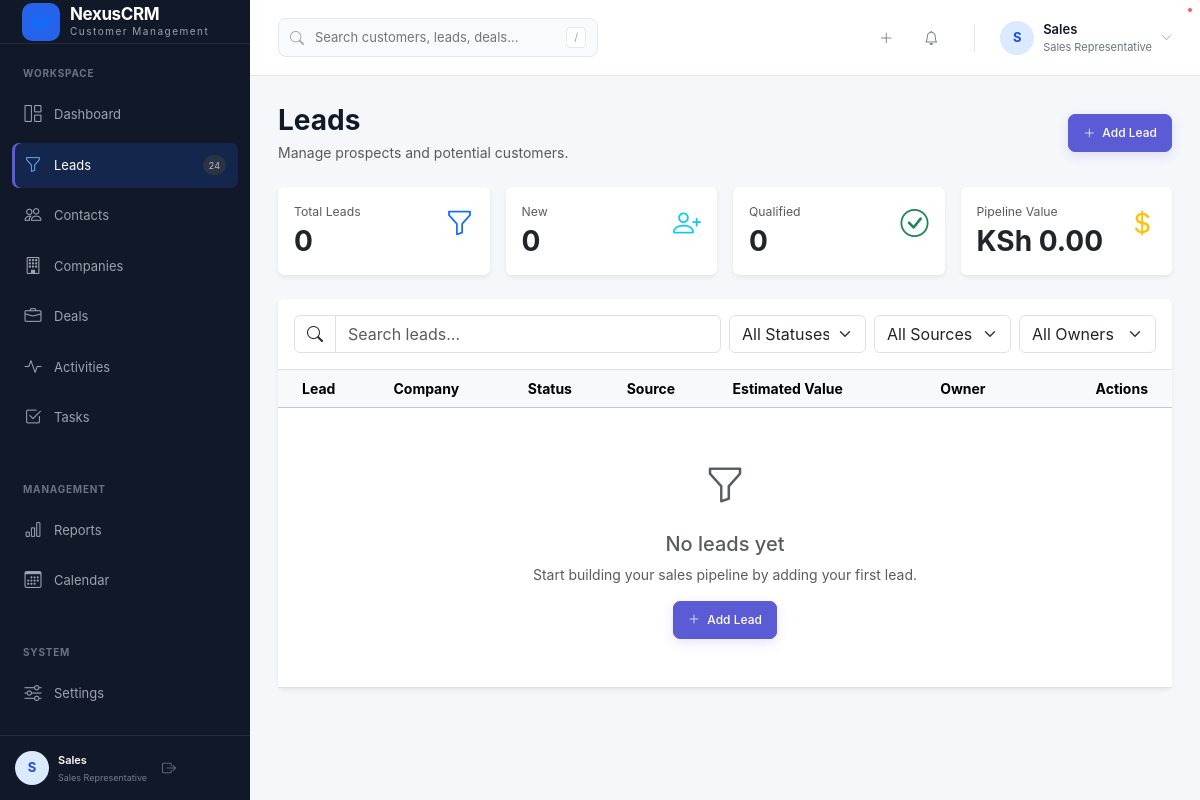
The app's page /leads/ (signed in), older data.
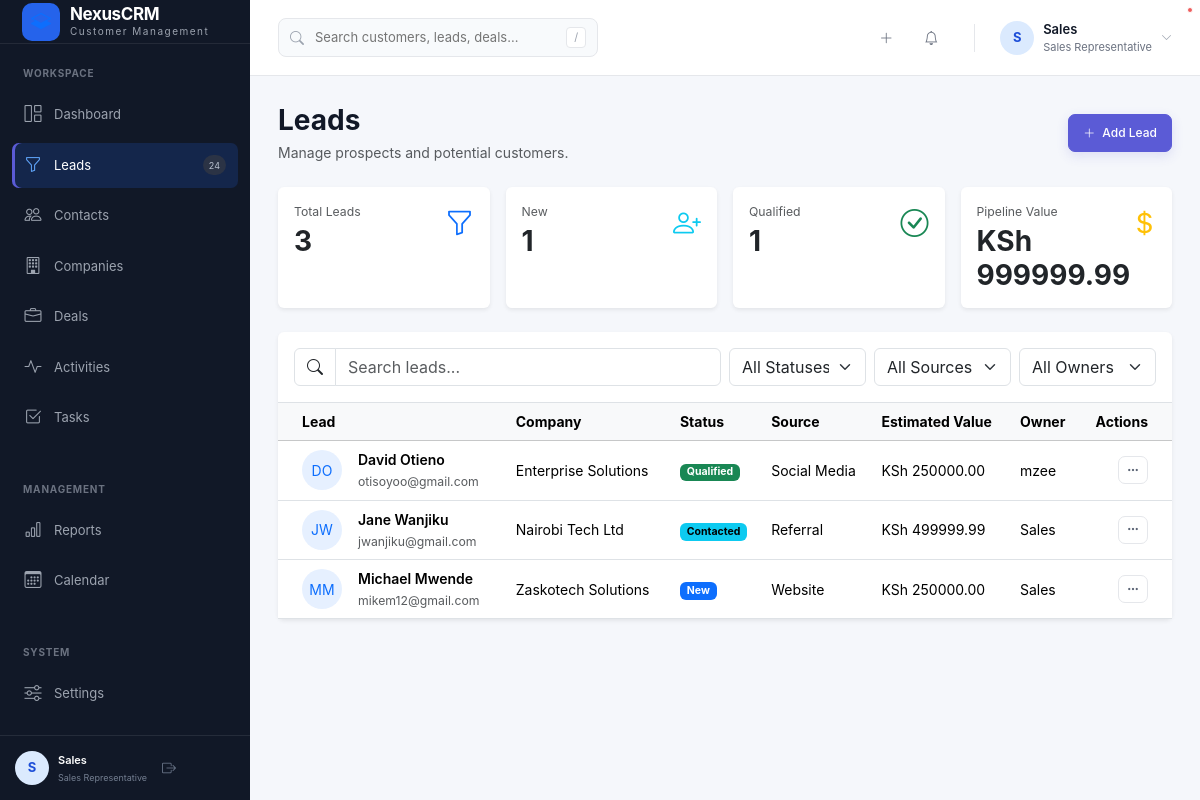
The same page, newer data.
### crmApp/models.py (models this page shows, shortened)
class Lead(models.Model):
    STATUS_NEW = "new"
    STATUS_CONTACTED = "contacted"
    STATUS_QUALIFIED = "qualified"
    STATUS_UNQUALIFIED = "unqualified"
    STATUS_CONVERTED = "converted"
    STATUS_CHOICES = [
        (STATUS_NEW, "New"),
        (STATUS_CONTACTED, "Contacted"),
        (STATUS_QUALIFIED, "Qualified"),
        (STATUS_UNQUALIFIED, "Unqualified"),
        (STATUS_CONVERTED, "Converted"),
    ]
    SOURCE_WEBSITE = "website"
    SOURCE_REFERRAL = "referral"
    SOURCE_SOCIAL = "social"
    SOURCE_EMAIL = "email"
    SOURCE_CALL = "call"
    SOURCE_ADVERTISEMENT = "advertisement"
    SOURCE_OTHER = "other"
    SOURCE_CHOICES = [
        (SOURCE_WEBSITE, "Website"),
        (SOURCE_REFERRAL, "Referral"),
        (SOURCE_SOCIAL, "Social Media"),
        (SOURCE_EMAIL, "Email"),
        (SOURCE_CALL, "Phone Call"),
        (SOURCE_ADVERTISEMENT, "Advertisement"),
        (SOURCE_OTHER, "Other"),
    ]
    first_name = models.CharField(
        max_length=100
    )
    last_name = models.CharField(
        max_length=100,
        blank=True
    )
    company_name = models.CharField(
        max_length=200,
        blank=True
    )
    email = models.EmailField(
        blank=True
    )
    phone = models.CharField(
        max_length=30,
        blank=True
    )
    job_title = models.CharField(
        max_length=150,
        blank=True
    )
    source = models.CharField(
        max_length=30,
        choices=SOURCE_CHOICES,
        default=SOURCE_OTHER
    )
    status = models.CharField(
        max_length=30,
        choices=STATUS_CHOICES,
        default=STATUS_NEW
    )
    estimated_value = models.DecimalField(
        max_digits=15,
        decimal_places=2,
        default=Decimal("0.00")
    )
    owner = models.ForeignKey(
        User,
        on_delete=models.SET_NULL,
        null=True,
        blank=True,
        related_name="owned_leads"
    )
    description = models.TextField(
        blank=True
    )
    tags = models.ManyToManyField(
        "Tag",
        blank=True,
        related_name="leads"
    )
    converted_company = models.ForeignKey(
        Company,
        on_delete=models.SET_NULL,
        null=True,
        blank=True,
        related_name="converted_leads"
    )
    converted_contact = models.ForeignKey(
        Contact,
        on_delete=models.SET_NULL,
        null=True,
        blank=True,
        related_name="converted_leads"
    )
    created_at = models.DateTimeField(
        auto_now_add=True
    )
    updated_at = models.DateTimeField(
        auto_now=True
    )
    class Meta:
        ordering = ["-created_at"]
        indexes = [
            models.Index(fields=["status"]),
            models.Index(fields=["source"]),
            models.Index(fields=["email"]),
            models.Index(fields=["owner"]),
        ]

### crmApp/views.py (the view)
# urls.py: path("leads/", views.lead_list, name="leads"),
@login_required
def lead_list(request):
    leads = Lead.objects.select_related(
        "owner"
    ).order_by("-created_at")
    new_count = Lead.objects.filter(
        status=Lead.STATUS_NEW
    ).count()
    qualified_count = Lead.objects.filter(
        status=Lead.STATUS_QUALIFIED
    ).count()
    pipeline_value = Lead.objects.aggregate(
        total=Sum("estimated_value")
    )["total"] or 0
    context = {
        "leads": leads,
        "new_count": new_count,
        "qualified_count": qualified_count,
        "pipeline_value": pipeline_value,
    }
    return render(
        request,
        "crmApp/leads/list.html",
        context
    )

### crmApp/context_processors.py (called while the page is built, shortened)
def crm_permissions(request):
    user = request.user
    role = get_user_role(user)
    return {
        "crm_role": role,
        "can_create_records": can_create(user),
        "can_edit_all_records": role in {
            ROLE_ADMIN,
            ROLE_MANAGER,
            ROLE_SUPPORT,
        },
        "can_delete_records": role in {
            ROLE_ADMIN,
            ROLE_MANAGER,
        },
    }

### crmApp/models.py (called while the page is built)
    @property
    def role_display(self):
        return self.get_role_display()

### crmApp/permissions.py (called while the page is built)
def get_user_role(user):
    if not user or not user.is_authenticated:
        return None
    if user.is_superuser:
        return ROLE_ADMIN
    profile = getattr(user, "profile", None)
    if not profile:
        return ROLE_VIEWER
    return profile.role

def can_create(user):
    role = get_user_role(user)
    return role in {
        ROLE_ADMIN,
        ROLE_MANAGER,
        ROLE_SALES,
        ROLE_SUPPORT,
    }

### templates/crmApp/leads/list.html (shortened to what the changed rows need)
{% extends "crmApp/base.html" %}
{% block content %}
<div class="container-fluid px-0">
    <div class="d-flex justify-content-between align-items-center mb-4">
        <div>
            <h1 class="h3 fw-bold mb-1">
                Leads
            </h1>
        </div>
    </div>
    <div class="row g-3 mb-4">
        <div class="col-md-6 col-xl-3">
            <div class="card border-0 shadow-sm h-100">
                <div class="card-body">
                    <div class="d-flex justify-content-between">
                        <div>
                            <p class="text-muted small mb-1">
                                Total Leads
                            </p>
                            <h3 class="fw-bold mb-0">
                                {{ leads|length }}
                            </h3>
                        </div>
                    </div>
                </div>
            </div>
        </div>
        <div class="col-md-6 col-xl-3">
            <div class="card border-0 shadow-sm h-100">
                <div class="card-body">
                    <div class="d-flex justify-content-between">
                        <div>
                            <p class="text-muted small mb-1">
                                New
                            </p>
                            <h3 class="fw-bold mb-0">
                                {{ new_count }}
                            </h3>
                        </div>
                    </div>
                </div>
            </div>
        </div>
        <div class="col-md-6 col-xl-3">
            <div class="card border-0 shadow-sm h-100">
                <div class="card-body">
                    <div class="d-flex justify-content-between">
                        <div>
                            <p class="text-muted small mb-1">
                                Qualified
                            </p>
                            <h3 class="fw-bold mb-0">
                                {{ qualified_count }}
                            </h3>
                        </div>
                    </div>
                </div>
            </div>
        </div>
        <div class="col-md-6 col-xl-3">
            <div class="card border-0 shadow-sm h-100">
                <div class="card-body">
                    <div class="d-flex justify-content-between">
                        <div>
                            <p class="text-muted small mb-1">
                                Pipeline Value
                            </p>
                            <h3 class="fw-bold mb-0">
                                KSh {{ pipeline_value|floatformat:2 }}
                            </h3>
                        </div>
                    </div>
                </div>
            </div>
        </div>
    </div>
    <div class="card border-0 shadow-sm">
        <div class="card-body p-0">
            <div class="table-responsive">
                <table class="table table-hover align-middle mb-0">
                    <thead class="table-light">
                        <tr>
                            <th class="ps-4">
                                Lead
                            </th>
                            <th>
                                Company
                            </th>
                            <th>
                                Status
                            </th>
                            <th>
                                Source
                            </th>
                            <th>
                                Estimated Value
                            </th>
                            <th>
                                Owner
                            </th>
                            <th class="text-end pe-4">
                                Actions
                            </th>
                        </tr>
                    </thead>
                    <tbody>
                        {% for lead in leads %}
                            <tr>
                                <td class="ps-4">
                                    <div class="d-flex align-items-center">
                                        <div
                                            class="rounded-circle bg-primary bg-opacity-10
                                                   text-primary d-flex align-items-center
                                                   justify-content-center me-3"
                                            style="width:40px;height:40px;">
                                            {{ lead.first_name|first|upper }}{{ lead.last_name|first|upper }}
                                        </div>
                                        <div>
                                            <div class="fw-semibold">
                                                {{ lead.first_name }}
                                                {{ lead.last_name }}
                                            </div>
                                            {% if lead.email %}
                                                <small class="text-muted">
                                                    {{ lead.email }}
                                                </small>
                                            {% endif %}
                                        </div>
                                    </div>
                                </td>
                                <td>
                                    {% if lead.company_name %}
                                        {{ lead.company_name }}
                                    {% else %}
                                        <span class="text-muted">
                                            —
                                        </span>
                                    {% endif %}
                                </td>
                                <td>
                                    {% if lead.status == "new" %}
                                        <span class="badge text-bg-primary">
                                            New
                                        </span>
                                    {% elif lead.status == "contacted" %}
                                        <span class="badge text-bg-info">
                                            Contacted
                                        </span>
                                    {% elif lead.status == "qualified" %}
                                        <span class="badge text-bg-success">
                                            Qualified
                                        </span>
                                    {% elif lead.status == "unqualified" %}
                                        <span class="badge text-bg-secondary">
                                            Unqualified
                                        </span>
                                    {% elif lead.status == "converted" %}
                                        <span class="badge text-bg-dark">
                                            Converted
                                        </span>
                                    {% endif %}
                                </td>
                                <td>
                                    {{ lead.get_source_display }}
                                </td>
                                <td>
                                    KSh {{ lead.estimated_value|floatformat:2 }}
                                </td>
                                <td>
                                    {% if lead.owner %}
                                        {{ lead.owner.get_full_name|default:lead.owner.username }}
                                    {% else %}
                                        <span class="text-muted">
                                            Unassigned
                                        </span>
                                    {% endif %}
                                </td>
                                <td class="text-end pe-4">
                                    <div class="dropdown">
                                        <button
                                            class="btn btn-sm btn-light"
                                            data-bs-toggle="dropdown">
                                            <i class="bi bi-three-dots"></i>
                                        </button>
                                    </div>
                                </td>
                            </tr>
                        {% empty %}
                            <tr>
                                <td
                                    colspan="7"
                                    class="text-center py-5">
                                    <div class="text-muted">
                                        <i
                                            class="bi bi-funnel fs-1 d-block mb-3">
                                        </i>
                                        <h5>
                                            No leads yet
                                        </h5>
                                        <p class="mb-3">
                                            Start building your sales pipeline
                                            by adding your first lead.
                                        </p>
                                        <a
                                            href="#"
                                            class="btn btn-primary">
                                            <i class="bi bi-plus-lg me-1"></i>
                                            Add Lead
                                        </a>
                                    </div>
                                </td>
                            </tr>
                        {% endfor %}
                    </tbody>
                </table>
            </div>
        </div>
    </div>
</div>
{% endblock %}

Row changes from the older to the newer data that the page shows:
added Lead: first_name|first "D", last_name|first "O", first_name "David", last_name "Otieno", email "otisoyoo@gmail.com", company_name "Enterprise Solutions", status "Qualified", source "Social Media", estimated_value "250000.00", owner.get_full_name "mzee"
added Lead: first_name|first "J", last_name|first "W", first_name "Jane", last_name "Wanjiku", email "jwanjiku@gmail.com", company_name "Nairobi Tech Ltd", status "Contacted", source "Referral", estimated_value "499999.99", owner.get_full_name "Sales"
added Lead: first_name|first "M", last_name|first "M", first_name "Michael", last_name "Mwende", email "mikem12@gmail.com", company_name "Zaskotech Solutions", status "New", source "Website", estimated_value "250000.00", owner.get_full_name "Sales"
Text that changed along with them:
{{ leads|length }}: "0" → "3"
{{ new_count }}: "0" → "1"
{{ qualified_count }}: "0" → "1"
{{ pipeline_value|floatformat:2 }}: "0.00" → "999999.99"
text no longer shown: "No leads yet Start building your sales pipeline by adding your first lead. Add Lead"
